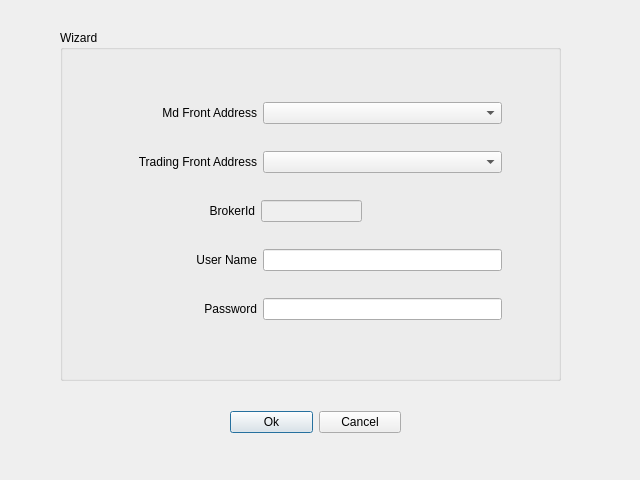
<?xml version="1.0" encoding="UTF-8"?>
<ui version="4.0">
 <class>ConnectDlg</class>
 <widget class="QDialog" name="ConnectDlg">
  <property name="windowModality">
   <enum>Qt::NonModal</enum>
  </property>
  <property name="geometry">
   <rect>
    <x>0</x>
    <y>0</y>
    <width>640</width>
    <height>480</height>
   </rect>
  </property>
  <property name="windowTitle">
   <string>Connection</string>
  </property>
  <property name="modal">
   <bool>true</bool>
  </property>
  <widget class="QGroupBox" name="groupBox">
   <property name="geometry">
    <rect>
     <x>60</x>
     <y>30</y>
     <width>501</width>
     <height>351</height>
    </rect>
   </property>
   <property name="title">
    <string>Wizard</string>
   </property>
   <widget class="QWidget" name="layoutWidget">
    <property name="geometry">
     <rect>
      <x>61</x>
      <y>51</y>
      <width>381</width>
      <height>261</height>
     </rect>
    </property>
    <layout class="QVBoxLayout" name="verticalLayout">
     <item>
      <layout class="QHBoxLayout" name="horizontalLayout_2" stretch="4,7">
       <item>
        <widget class="QLabel" name="label">
         <property name="sizePolicy">
          <sizepolicy hsizetype="Preferred" vsizetype="Fixed">
           <horstretch>0</horstretch>
           <verstretch>0</verstretch>
          </sizepolicy>
         </property>
         <property name="text">
          <string>Md Front Address</string>
         </property>
         <property name="alignment">
          <set>Qt::AlignRight|Qt::AlignTrailing|Qt::AlignVCenter</set>
         </property>
        </widget>
       </item>
       <item>
        <widget class="QComboBox" name="mdAddressCombo"/>
       </item>
      </layout>
     </item>
     <item>
      <layout class="QHBoxLayout" name="horizontalLayout_6" stretch="4,7">
       <item>
        <widget class="QLabel" name="label_5">
         <property name="sizePolicy">
          <sizepolicy hsizetype="Preferred" vsizetype="Fixed">
           <horstretch>0</horstretch>
           <verstretch>0</verstretch>
          </sizepolicy>
         </property>
         <property name="text">
          <string>Trading Front Address</string>
         </property>
         <property name="alignment">
          <set>Qt::AlignRight|Qt::AlignTrailing|Qt::AlignVCenter</set>
         </property>
        </widget>
       </item>
       <item>
        <widget class="QComboBox" name="tradingAddressCombo"/>
       </item>
      </layout>
     </item>
     <item>
      <layout class="QHBoxLayout" name="horizontalLayout_5" stretch="4,3,4">
       <item>
        <widget class="QLabel" name="label_4">
         <property name="sizePolicy">
          <sizepolicy hsizetype="Expanding" vsizetype="Fixed">
           <horstretch>0</horstretch>
           <verstretch>0</verstretch>
          </sizepolicy>
         </property>
         <property name="text">
          <string>BrokerId</string>
         </property>
         <property name="alignment">
          <set>Qt::AlignRight|Qt::AlignTrailing|Qt::AlignVCenter</set>
         </property>
        </widget>
       </item>
       <item>
        <widget class="QLineEdit" name="brokerID">
         <property name="enabled">
          <bool>false</bool>
         </property>
         <property name="text">
          <string/>
         </property>
        </widget>
       </item>
       <item>
        <widget class="QLabel" name="brokerName">
         <property name="sizePolicy">
          <sizepolicy hsizetype="Preferred" vsizetype="Fixed">
           <horstretch>0</horstretch>
           <verstretch>0</verstretch>
          </sizepolicy>
         </property>
         <property name="text">
          <string/>
         </property>
         <property name="alignment">
          <set>Qt::AlignCenter</set>
         </property>
        </widget>
       </item>
      </layout>
     </item>
     <item>
      <layout class="QHBoxLayout" name="horizontalLayout_3" stretch="4,7">
       <item>
        <widget class="QLabel" name="label_2">
         <property name="sizePolicy">
          <sizepolicy hsizetype="Preferred" vsizetype="Fixed">
           <horstretch>0</horstretch>
           <verstretch>0</verstretch>
          </sizepolicy>
         </property>
         <property name="text">
          <string>User Name</string>
         </property>
         <property name="alignment">
          <set>Qt::AlignRight|Qt::AlignTrailing|Qt::AlignVCenter</set>
         </property>
        </widget>
       </item>
       <item>
        <widget class="QLineEdit" name="userName">
         <property name="text">
          <string/>
         </property>
        </widget>
       </item>
      </layout>
     </item>
     <item>
      <layout class="QHBoxLayout" name="horizontalLayout_4" stretch="4,7">
       <item>
        <widget class="QLabel" name="label_3">
         <property name="sizePolicy">
          <sizepolicy hsizetype="Preferred" vsizetype="Fixed">
           <horstretch>0</horstretch>
           <verstretch>0</verstretch>
          </sizepolicy>
         </property>
         <property name="text">
          <string>Password</string>
         </property>
         <property name="alignment">
          <set>Qt::AlignRight|Qt::AlignTrailing|Qt::AlignVCenter</set>
         </property>
        </widget>
       </item>
       <item>
        <widget class="QLineEdit" name="password">
         <property name="inputMethodHints">
          <set>Qt::ImhHiddenText|Qt::ImhNoAutoUppercase|Qt::ImhNoPredictiveText</set>
         </property>
         <property name="inputMask">
          <string/>
         </property>
         <property name="text">
          <string/>
         </property>
         <property name="echoMode">
          <enum>QLineEdit::Password</enum>
         </property>
        </widget>
       </item>
      </layout>
     </item>
    </layout>
   </widget>
  </widget>
  <widget class="QWidget" name="layoutWidget">
   <property name="geometry">
    <rect>
     <x>230</x>
     <y>410</y>
     <width>171</width>
     <height>25</height>
    </rect>
   </property>
   <layout class="QHBoxLayout" name="horizontalLayout">
    <item>
     <widget class="QPushButton" name="okBtn">
      <property name="text">
       <string>Ok</string>
      </property>
     </widget>
    </item>
    <item>
     <widget class="QPushButton" name="cancelBtn">
      <property name="text">
       <string>Cancel</string>
      </property>
     </widget>
    </item>
   </layout>
  </widget>
 </widget>
 <resources/>
 <connections/>
</ui>
